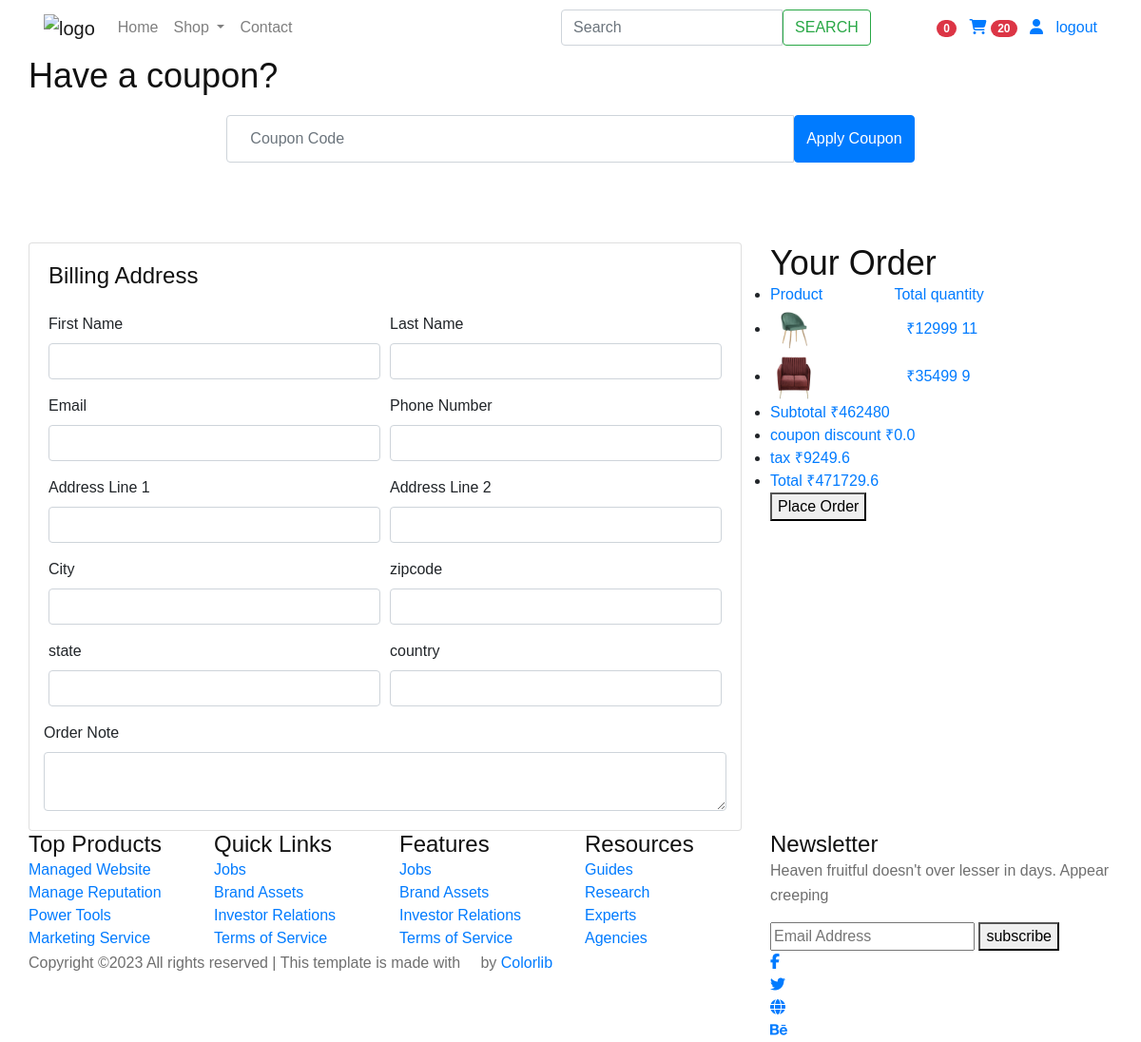
The page /cart/checkout/ (signed in) on the database as committed earlier.
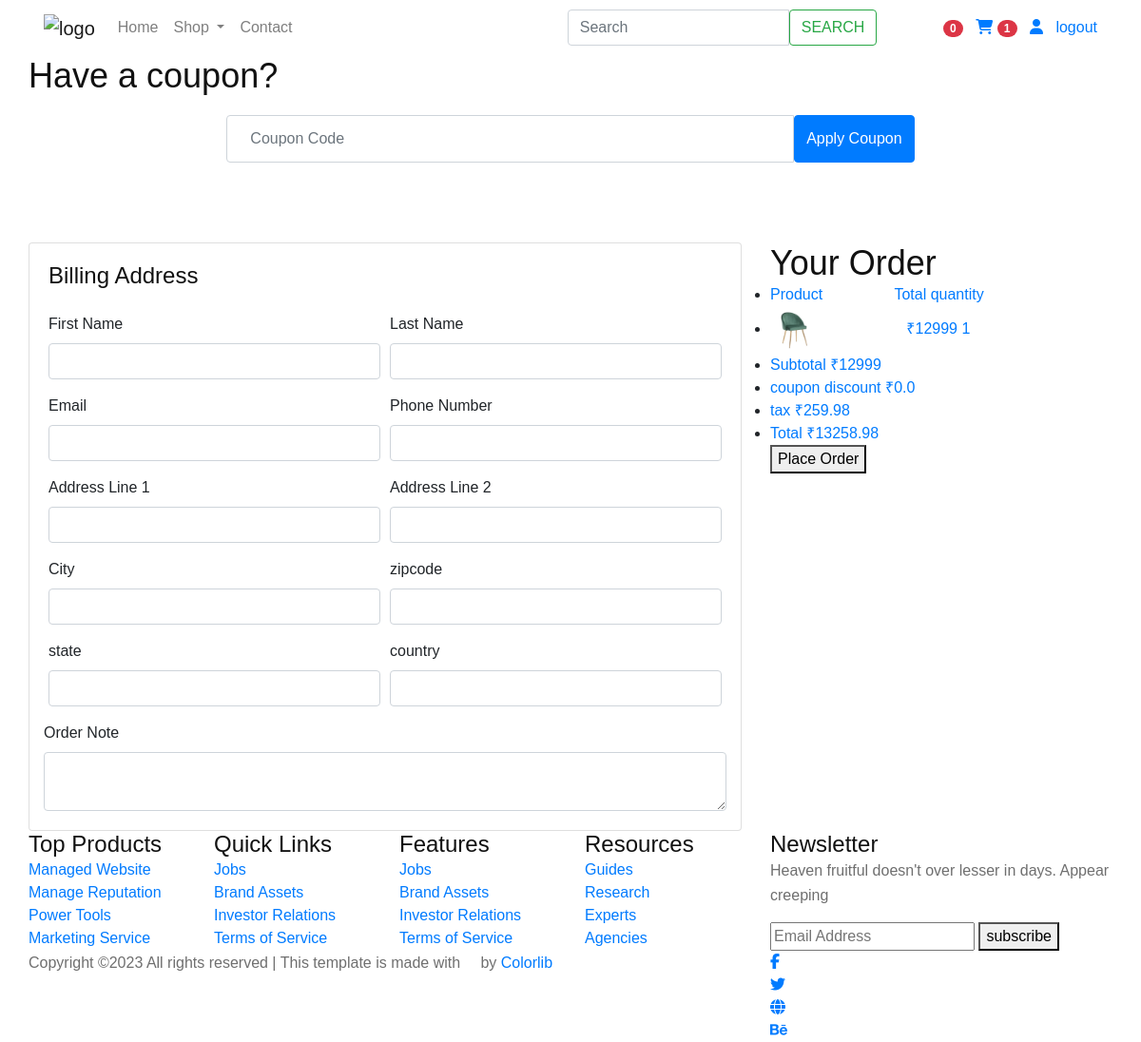
The same page on the database as committed later.
### cart/models.py (models this page shows, shortened)
class CartItem(models.Model):
  user = models.ForeignKey(Account, on_delete=models.CASCADE, null=True)
  product =models.ForeignKey(Product, on_delete=models.CASCADE)
  cart = models.ForeignKey(Cart, on_delete=models.CASCADE, null=True)
  variations = models.ManyToManyField(Variation, blank=True)
  quantity = models.IntegerField()
  is_active= models.BooleanField(default=True)
  price = models.IntegerField(default=1)

### store/models.py (models this page shows, shortened)
class Product(models.Model):
    product_name = models.CharField(max_length=200,unique=True)
    slug         = models.SlugField(max_length=200,unique=True)
    description  =models.TextField(max_length=500, blank=True)
    price        =models.IntegerField()
    images       =models.ImageField(upload_to='photos/products')
    stock        =models.IntegerField()
    is_available =models.BooleanField(default=True)
    category     =models.ForeignKey(Category, on_delete=models.CASCADE)
    created_date =models.DateTimeField(auto_now_add=True)
    modified_date=models.DateTimeField(auto_now=True)

### cart/views.py (the view)
# urls.py: path('checkout/', views.checkout, name="checkout"),
@login_required(login_url='login')
def checkout(request):
    try:
        tax = 0
        total= 0
        quantity = 0
        grand_total = 0
        discount_amount=0
        current_datetime = timezone.localtime(timezone.now())
        if request.user.is_authenticated:
            cart_items = CartItem.objects.filter(user=request.user, is_active=True)
        else:
            cart = Cart.objects.get(cart_id=_cart_id(request))
            cart_items = CartItem.objects.filter(cart=cart, is_active=True)
        for cart_item in cart_items:
            total += (cart_item.product.price * cart_item.quantity)
            quantity += cart_item.quantity
        tax = (2 * total)/100
        discount_percent = request.session.get('discount_percent', 0)
        discount_amount= (total*discount_percent)/100
        totals= total+tax
        grand_total = (totals- discount_amount )
    except ObjectDoesNotExist:
        pass
    context = {
        'total': total,
        'quantity': quantity,
        'cart_items': cart_items,
        'tax': tax,
        'grand_total': grand_total,
        'current_datetime': current_datetime,
        'discount_amount' : discount_amount
    }
    return render(request, 'cart/checkout.html', context)

### cart/context_processors.py (called while the page is built)
def counter(request):
    cart_count = 0
    if 'admin' in request.path:
        return {}
    else:
        try:
            cart = Cart.objects.filter(cart_id=_cart_id(request))
            if request.user.is_authenticated:
                cart_items = CartItem.objects.all().filter(user=request.user)
            else:
                cart_items = CartItem.objects.all().filter(cart=cart[:1])
            for cart_item in cart_items:
                cart_count += cart_item.quantity
        except Cart.DoesNotExist:
            cart_count = 0
    return dict(cart_count=cart_count)

### cart/views.py (called while the page is built)
def _cart_id(request):
    cart = request.session.session_key
    if not cart:
        cart = request.session.create()
    return cart

def _wishlist_id(request):
    wishlist = request.session.session_key
    if not wishlist:
        wishlist = request.session.create()
    return wishlist

### category/context_processors.py (called while the page is built)
def  menu_links(request):
    links=Category.objects.all()
    return {
       'links': links
    }

### category/models.py (called while the page is built)
    def get_url(self):
        return reverse('products_by_category', args=[ self.slug])

### templates/cart/checkout.html (shortened to what the changed rows need)
{% extends 'base.html' %}
{% load static %}
{% block content %}
<!doctype html>
<html lang="zxx">
<body>
  <section class="checkout_area padding_top">
    <div class="container">
      <div class="cupon_area">
        <div class="check_title">
          <h2>
            Have a coupon?
          </h2>
        </div>
      </div>
      <div class="billing_details">
        <div class="row">
          <div class="col-lg-4">
            <div class="order_box">
              <h2>Your Order</h2>
              <ul class="list">
                {% for cart_item in cart_items %}
                <li>
                  <a href="#">
                    <img src="{{cart_item.product.images.url}}" alt="" width="50" height="50">&nbsp&nbsp&nbsp&nbsp&nbsp&nbsp&nbsp&nbsp&nbsp&nbsp&nbsp&nbsp&nbsp&nbsp&nbsp&nbsp&nbsp&nbsp&nbsp&nbsp
                    <span>₹{{cart_item.product.price}}</span>
                    {{cart_item.quantity}}
                  </a>
                </li>
                {% endfor %}
              </ul>
              <ul class="list list_2">
                <li>
                  <a href="#">Subtotal
                    <span>₹{{total}}</span>
                  </a>
                </li>
                <li>
                  <a href="#">tax
                    <span> ₹{{tax}}</span>
                  </a>
                </li>
                <li>
                  <a href="#">Total
                    <span>₹{{grand_total}}</span>
                  </a>
                </li>
              </ul>
            </div>
          </div>
        </div>
      </div>
    </div>
  </section>
</body>
</html>
{% endblock %}

Rows that differ between the two databases and show on the page:
removed CartItem: product.images (picture), product.price "12999", quantity "11"
removed CartItem: product.images (picture), product.price "35499", quantity "9"
added CartItem: product.images (picture), product.price "12999", quantity "1"
Other text that changed with them:
{{ cart_count }}: "20" → "1"
{{ total }}: "462480" → "12999"
{{ tax }}: "9249.6" → "259.98"
{{ grand_total }}: "471729.6" → "13258.98"
